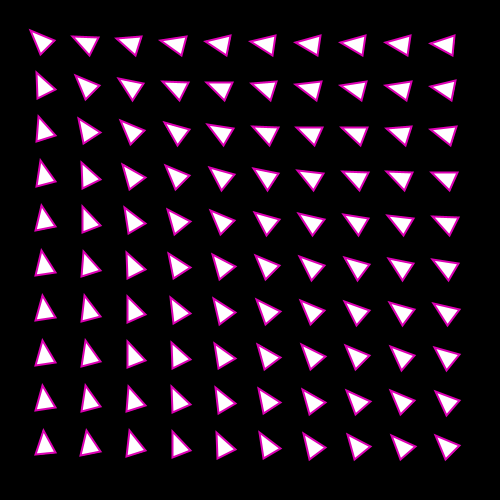
Frame 1 (no input)
Frame 60 (the mouse pressed at the canvas centre just before this capture): identical to frame 1, image omitted
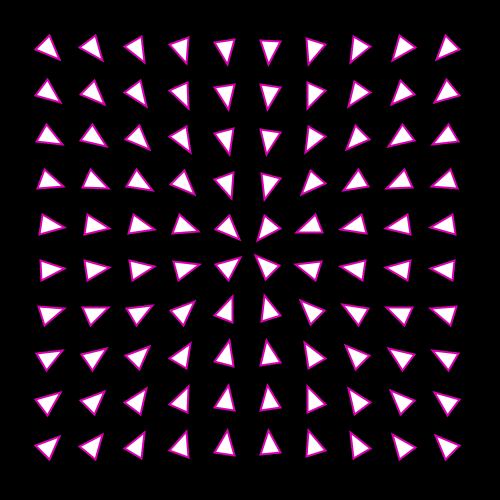
Frame 120 (the mouse held since frame 60 and released just before this capture)

The Processing sketch that drew these frames (run headless with seeded random() and noise(); from frame 60 on, the mouse is pressed at the canvas centre):

// Processing sketch: triangles
// ── triangles.pde

class Triangle {
  PVector pos;
  float rotation;

  Triangle(float x, float y) {
    pos = new PVector(x, y);
    rotation = 0;
  }

  void draw() {
    stroke(220, 0, 180);

    // draw triangles on the postions that have been passed from the main function
    pushMatrix();
    translate(pos.x, pos.y);
    // set rotation based on the faceTowards function
    rotate(rotation+PI/2);
    scale(2, 2);
    triangle(-5, 2, 5, 2, 0, -10);
    popMatrix();
  }
  
  // calculate the angle of the new point get from main function and the position got before
  // set rotation angle
  void faceTowards(float x, float y) {
    float a = atan2(y-pos.y, x-pos.x);
    rotation=a;
  }
}

ArrayList<Triangle> friends = new ArrayList<Triangle>();

void setup() {
  size(500, 500);

  // set number of triangles on every row and column
  int N = 10;
  int spacing = width / (N + 1);
  for (int i = 0; i < N; i++) {
    for (int j = 0; j < N; j++) {
      friends.add(new Triangle( i * spacing + spacing, j * spacing + spacing ));
    }
  }
}

void draw() {
  background(0);

  // draw triangles and set rotation based on the location of mouse
  for (Triangle t : friends) {
    t.faceTowards(mouseX, mouseY);
    t.draw();
  }
}
